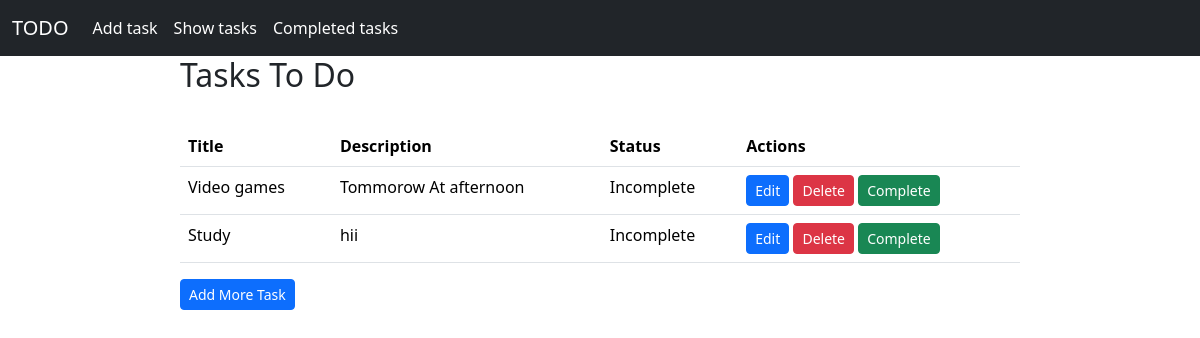
Screenshot of /show_task/ with the database file from the repository.
### list/models.py (models this page shows)
class TaskModel(models.Model):
    taskTitle = models.CharField(max_length=30,verbose_name="Task Title")
    taskDescription = models.TextField(verbose_name="Task Description")
    is_completed = models.BooleanField(default=False, verbose_name="Is Completed")

### list/views.py (the view)
# urls.py: path('show_task/',views.show_tasks,name='show_tasks'),
def show_tasks(request):
    tasks = TaskModel.objects.filter(is_completed=False)
    return render(request,'show_tasks.html', {'tasks': tasks})

### list/templates/show_tasks.html
{% extends 'base.html' %}
{% block content %}
<div style="width: 70%; margin:auto;">
      {% if tasks %}
      <h2>Tasks To Do</h2>
      <br>
      <table class="table table-hover">
            <thead>
                  <tr>
                        <th>Title</th>
                        <th>Description</th>
                        <th>Status</th>
                        <th>Actions</th>
                  </tr>
            </thead>
            <tbody>
                  {% for task in tasks %}
                  <tr>
                        <td>{{ task.taskTitle }}</td>
                        <td>{{ task.taskDescription }}</td>
                        <td> {% if task.is_completed %}
                              Complete
                              {% else %}
                              Incomplete
                              {% endif %}
                        </td>
                        <td>
                              <a href="{% url 'edit_task' id=task.id%}" class="btn btn-primary btn-sm">Edit</a>
                              <a href="{% url 'delete_task' id=task.id  %}" class="btn btn-danger btn-sm">Delete</a>
                              <a href="{% url 'complete_task' id=task.id %}" class="btn btn-success btn-sm">Complete</a>
                        </td>
                  </tr>
                  {% endfor %}
            </tbody>
      </table>
      <a href="{% url 'add_task' %}" class="btn btn-primary btn-sm">Add More Task</a>
      {% else %}
      <h3>No list available</h3><br>
      <a href="{% url 'add_task' %}" class="btn btn-primary btn-sm">Add Task</a>
      {% endif %}
</div>
{% endblock %}

### rows the page displays
TaskModel: taskTitle "Video games", taskDescription "Tommorow At afternoon", is_completed "Incomplete"
TaskModel: taskTitle "Study", taskDescription "hii", is_completed "Incomplete"
